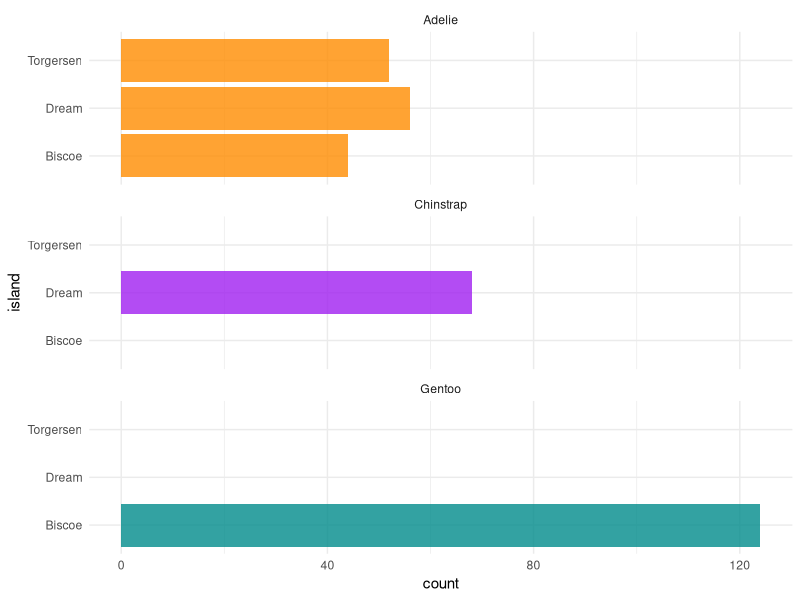
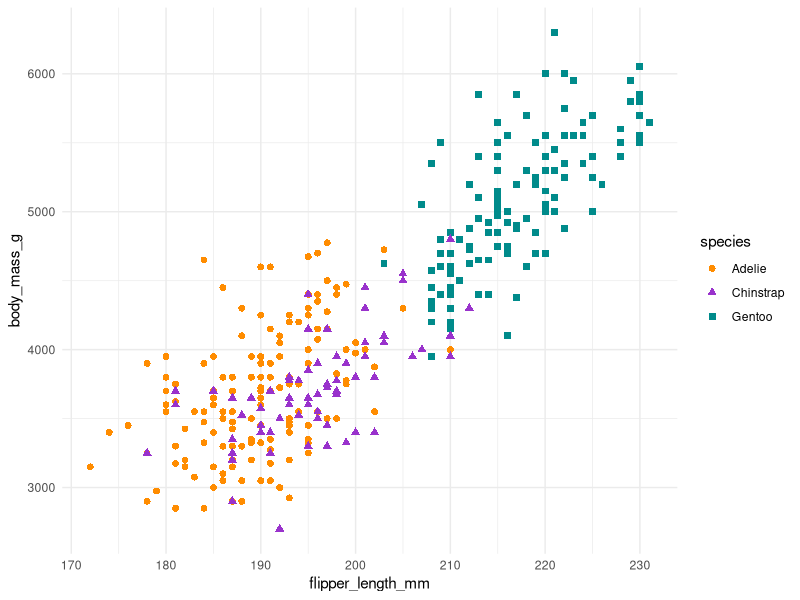

Recreate these plots in R, in order.

#first small script
library(palmerpenguins)
library(dplyr)
library(ggplot2)
theme_set(theme_minimal())

## Count penguins for each species / island
num_penguins <- ggplot(penguins, aes(x = island, fill = species)) +
  geom_bar(alpha = 0.8) +
  scale_fill_manual(values = c("darkorange","purple","cyan4"), 
                    guide = FALSE) +
  theme_minimal() +
  facet_wrap(~species, ncol = 1) +
  coord_flip()
num_penguins

## Scatterplot: penguin flipper length versus body mass
plot2 <- ggplot(data = penguins, aes(x = flipper_length_mm, y = body_mass_g)) +
  geom_point(aes(color = species, 
                 shape = species),
             size = 2) +
  scale_color_manual(values = c("darkorange","darkorchid","cyan4")) 
plot2